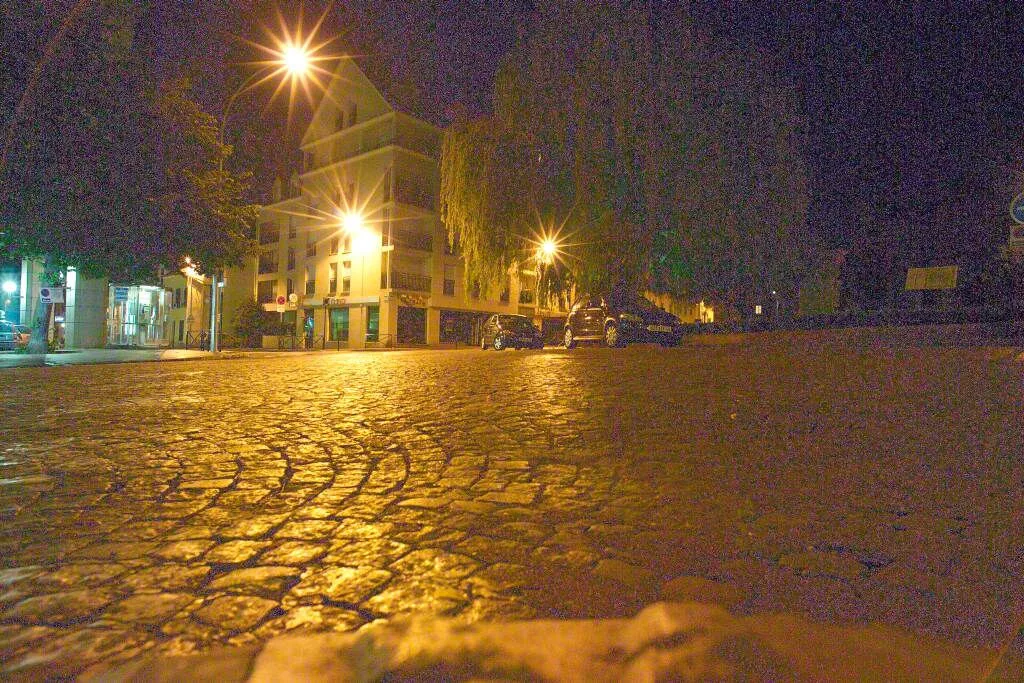
#> input picture images_2/2.1/1.jpg, 1024 x 683 px, found by its file name
$ jupyter execute 'Обработка_изображений_№1.ipynb'
#> lines starting #> are read from the running program, lines starting #| are printed output that depends on the picture
<a href="https://colab.research.google.com/github/Pradeu/miigaik-image-processing/blob/main/%D0%9E%D0%B1%D1%80%D0%B0%D0%B1%D0%BE%D1%82%D0%BA%D0%B0_%D0%B8%D0%B7%D0%BE%D0%B1%D1%80%D0%B0%D0%B6%D0%B5%D0%BD%D0%B8%D0%B9_%E2%84%961.ipynb" target="_parent"></a>

[cell 1]
import numpy as np
import cv2

[cell 2]
img_src = cv2.imread('1.JPG')
#> img_src is the input picture: shape (683, 1024, 3); mean B, G, R 50.1, 82, 112
kernel = np.array([[1, 1, 1, 1, 1],
 [1, 1, 1, 1, 1],
 [1, 1, 1, 1, 1],
 [1, 1, 1, 1, 1],
 [1, 1, 1, 1, 1]])
kernel = kernel/(np.sum(kernel) if np.sum(kernel)!=0 else 1)
img_rst = cv2.filter2D(img_src,-1,kernel)
cv2.imwrite('result_1.jpg',img_rst)
#> Out = True

[cell 3]
img_src = cv2.imread('1.JPG')
kernel = np.array([[0.0, -1.0, 0.0],
 [-1.0, 4.0, -1.0],
 [0.0, -1.0, 0.0]])
kernel = kernel/(np.sum(kernel) if np.sum(kernel)!=0 else 1)
img_rst = cv2.filter2D(img_src,-1,kernel)
cv2.imwrite('result_1_1.jpg',img_rst)
#> Out = True

[cell 4]
img_src = cv2.imread('1.JPG')
kernel = np.array([[-1, 0, 1, -3, 2],
 [4, -3, 1, 0, 0],
 [3, -5, 1, 2, -1]])
kernel = kernel/(np.sum(kernel) if np.sum(kernel)!=0 else 1)
img_rst = cv2.filter2D(img_src,-1,kernel)
cv2.imwrite('result_1_custom.jpg',img_rst)
#> Out = True

[cell 5]
img_src = cv2.imread('2.jpg')
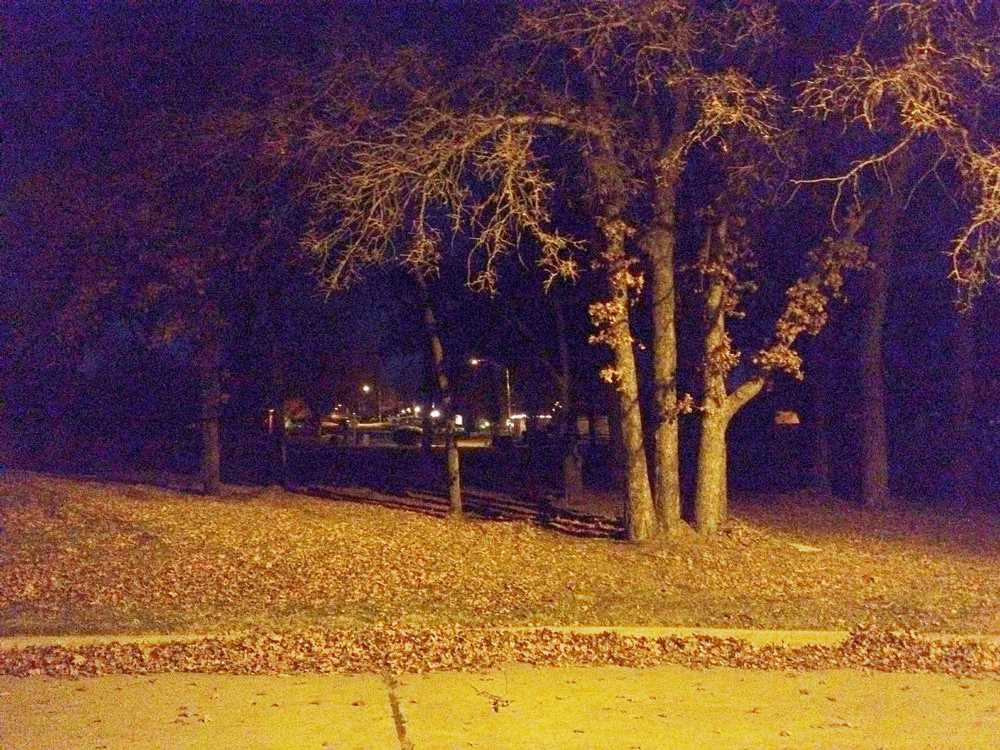
#> input picture images_2/2.1/2.jpg, 1000 x 750 px, found by its file name
#> img_src is the input picture: shape (750, 1000, 3); mean B, G, R 60.7, 68.5, 105.2
kernel = np.array([[1, 1, 1, 1, 1],
 [1, 1, 1, 1, 1],
 [1, 1, 1, 1, 1],
 [1, 1, 1, 1, 1],
 [1, 1, 1, 1, 1]])
kernel = kernel/(np.sum(kernel) if np.sum(kernel)!=0 else 1)
img_rst = cv2.filter2D(img_src,-1,kernel)
#> img_rst: shape (750, 1000, 3)
cv2.imwrite('result_2.jpg',img_rst)
#> Out = True

[cell 6]
img_src = cv2.imread('2.jpg')
kernel = np.array([[0.0, -1.0, 0.0],
 [-1.0, 4.0, -1.0],
 [0.0, -1.0, 0.0]])
kernel = kernel/(np.sum(kernel) if np.sum(kernel)!=0 else 1)
img_rst = cv2.filter2D(img_src,-1,kernel)
cv2.imwrite('result_2_2.jpg',img_rst)
#> Out = True

[cell 7]
img_src = cv2.imread('2.jpg')
kernel = np.array([[-1, 0, 1, -3, 2],
 [4, -3, 1, 0, 0],
 [3, -5, 1, 2, -1]])
kernel = kernel/(np.sum(kernel) if np.sum(kernel)!=0 else 1)
img_rst = cv2.filter2D(img_src,-1,kernel)
cv2.imwrite('result_2_custom.jpg',img_rst)
#> Out = True

[cell 8]
img_src = cv2.imread('3.jpg')
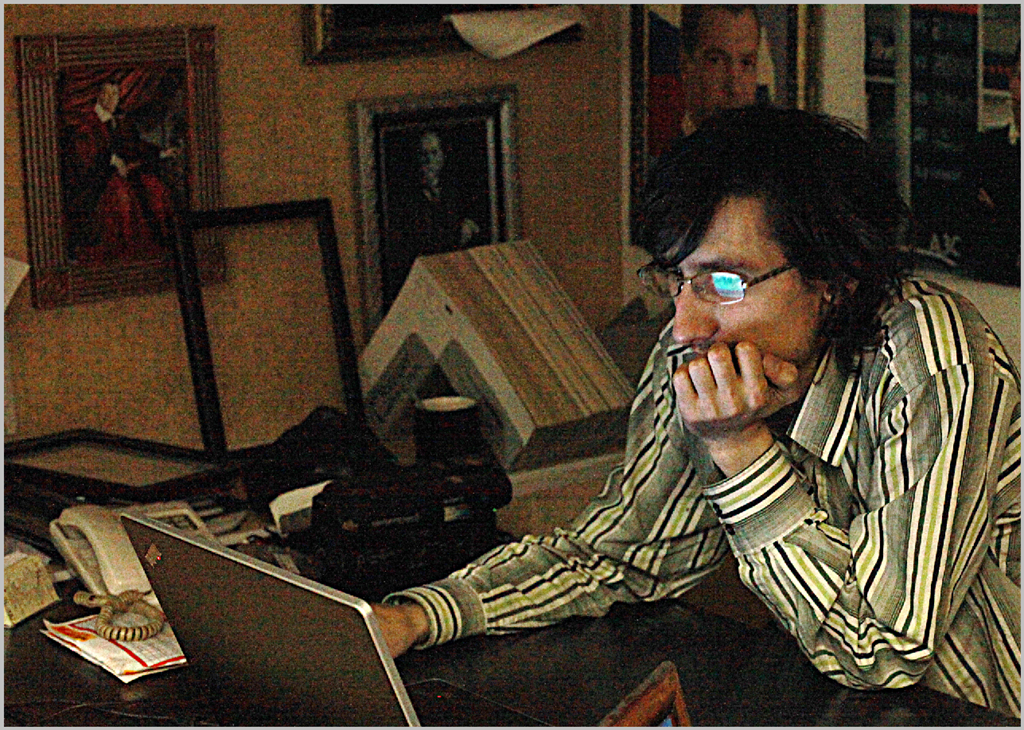
#> input picture images_2/2.1/3.jpg, 1024 x 730 px, found by its file name
#> img_src is the input picture: shape (730, 1024, 3); mean B, G, R 42.2, 59, 72
kernel = np.array([[1, 1, 1, 1, 1],
 [1, 1, 1, 1, 1],
 [1, 1, 1, 1, 1],
 [1, 1, 1, 1, 1],
 [1, 1, 1, 1, 1]])
kernel = kernel/(np.sum(kernel) if np.sum(kernel)!=0 else 1)
img_rst = cv2.filter2D(img_src,-1,kernel)
#> img_rst: shape (730, 1024, 3)
cv2.imwrite('result_3.jpg',img_rst)
#> Out = True

[cell 9]
img_src = cv2.imread('3.jpg')
kernel = np.array([[0.0, -1.0, 0.0],
 [-1.0, 4.0, -1.0],
 [0.0, -1.0, 0.0]])
kernel = kernel/(np.sum(kernel) if np.sum(kernel)!=0 else 1)
img_rst = cv2.filter2D(img_src,-1,kernel)
cv2.imwrite('result_3_3.jpg',img_rst)
#> Out = True

[cell 10]
img_src = cv2.imread('3.jpg')
kernel = np.array([[-1, 0, 1, -3, 2],
 [4, -3, 1, 0, 0],
 [3, -5, 1, 2, -1]])
kernel = kernel/(np.sum(kernel) if np.sum(kernel)!=0 else 1)
img_rst = cv2.filter2D(img_src,-1,kernel)
cv2.imwrite('result_3_custom.jpg',img_rst)
#> Out = True

[cell 11]
img_src = cv2.imread('4.jpg')
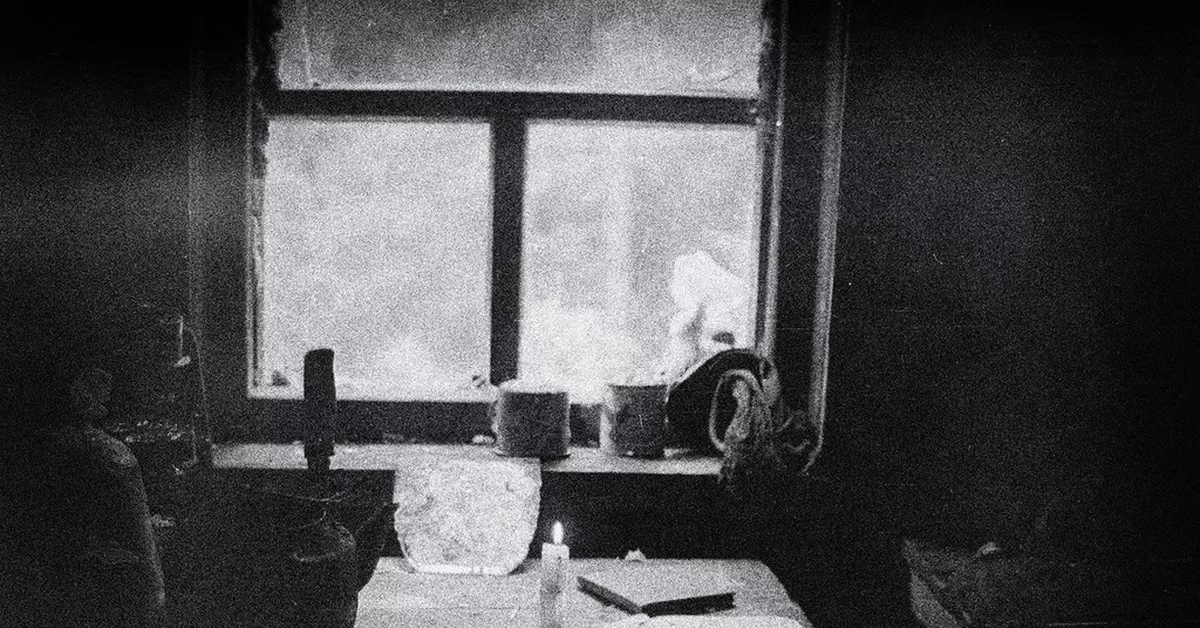
#> input picture images_2/2.1/4.jpg, 1200 x 628 px, found by its file name
#> img_src is the input picture: shape (628, 1200, 3); mean B, G, R 77.6, 75.5, 75.8
kernel = np.array([[1, 1, 1, 1, 1],
 [1, 1, 1, 1, 1],
 [1, 1, 1, 1, 1],
 [1, 1, 1, 1, 1],
 [1, 1, 1, 1, 1]])
kernel = kernel/(np.sum(kernel) if np.sum(kernel)!=0 else 1)
img_rst = cv2.filter2D(img_src,-1,kernel)
#> img_rst: shape (628, 1200, 3)
cv2.imwrite('result_4.jpg',img_rst)
#> Out = True

[cell 12]
img_src = cv2.imread('4.jpg')
kernel = np.array([[0.0, -1.0, 0.0],
 [-1.0, 4.0, -1.0],
 [0.0, -1.0, 0.0]])
kernel = kernel/(np.sum(kernel) if np.sum(kernel)!=0 else 1)
img_rst = cv2.filter2D(img_src,-1,kernel)
cv2.imwrite('result_4_4.jpg',img_rst)
#> Out = True

[cell 13]
img_src = cv2.imread('4.jpg')
kernel = np.array([[-1, 0, 1, -3, 2],
 [4, -3, 1, 0, 0],
 [3, -5, 1, 2, -1]])
kernel = kernel/(np.sum(kernel) if np.sum(kernel)!=0 else 1)
img_rst = cv2.filter2D(img_src,-1,kernel)
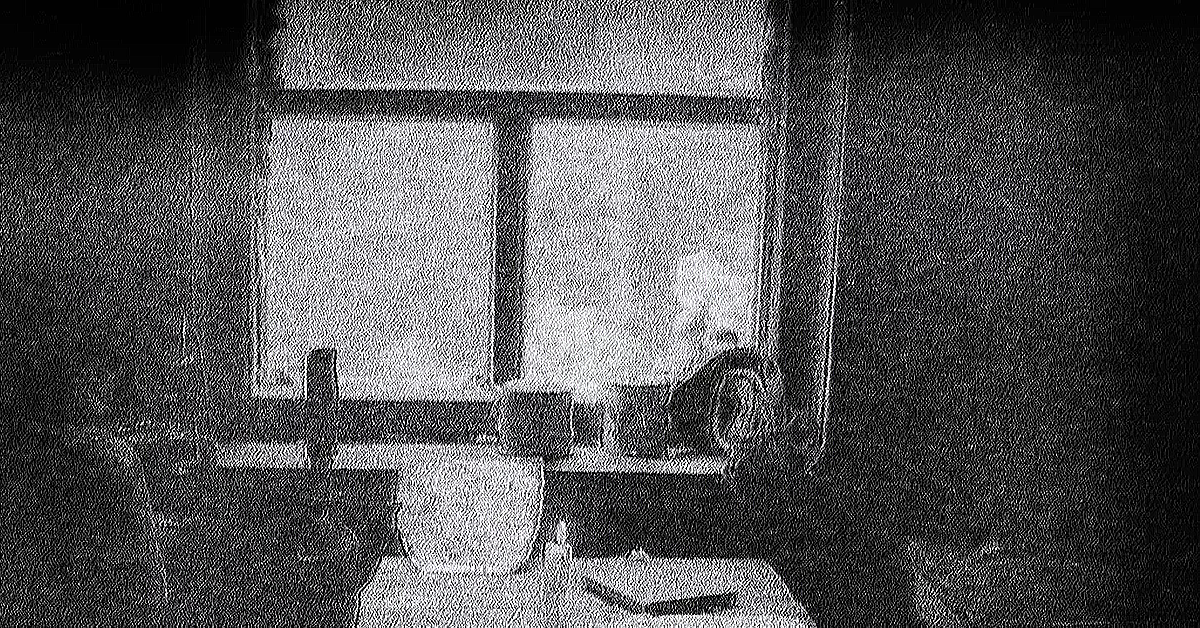
#> img_rst: shape (628, 1200, 3); mean B, G, R 85.4, 84.1, 84.3
cv2.imwrite('result_4_custom.jpg',img_rst)
#> Out = True

[cell 14]
img_src = cv2.imread('5.JPG')
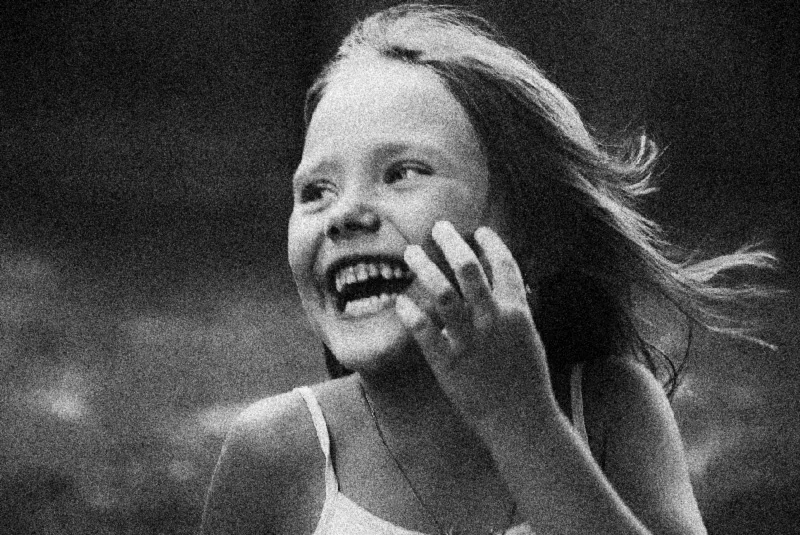
#> input picture images_2/2.1/5.jpg, 800 x 535 px, found by its file name
#> img_src is the input picture: shape (535, 800, 3); mean B, G, R 73.4, 73.4, 73.4
kernel = np.array([[1, 1, 1, 1, 1],
 [1, 1, 1, 1, 1],
 [1, 1, 1, 1, 1],
 [1, 1, 1, 1, 1],
 [1, 1, 1, 1, 1]])
kernel = kernel/(np.sum(kernel) if np.sum(kernel)!=0 else 1)
img_rst = cv2.filter2D(img_src,-1,kernel)
#> img_rst: shape (535, 800, 3)
cv2.imwrite('result_5.jpg',img_rst)
#> Out = True

[cell 15]
img_src = cv2.imread('5.JPG')
kernel = np.array([[0.0, -1.0, 0.0],
 [-1.0, 4.0, -1.0],
 [0.0, -1.0, 0.0]])
kernel = kernel/(np.sum(kernel) if np.sum(kernel)!=0 else 1)
img_rst = cv2.filter2D(img_src,-1,kernel)
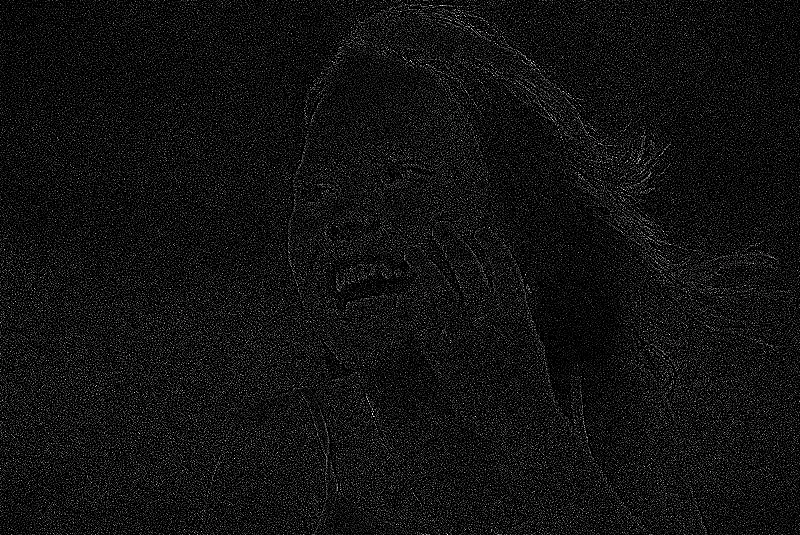
#> img_rst: shape (535, 800, 3); mean B, G, R 17.7, 17.7, 17.7
cv2.imwrite('result_5_5.jpg',img_rst)
#> Out = True

[cell 16]
img_src = cv2.imread('5.JPG')
kernel = np.array([[-1, 0, 1, -3, 2],
 [4, -3, 1, 0, 0],
 [3, -5, 1, 2, -1]])
kernel = kernel/(np.sum(kernel) if np.sum(kernel)!=0 else 1)
img_rst = cv2.filter2D(img_src,-1,kernel)
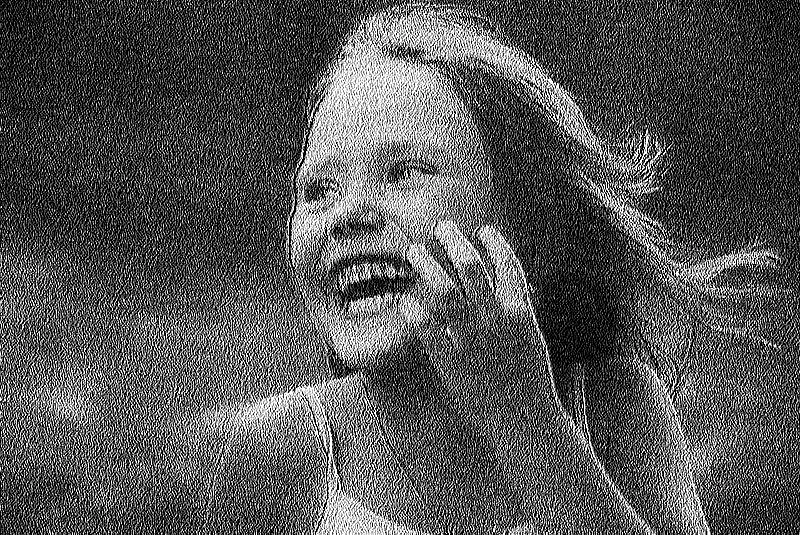
#> img_rst: shape (535, 800, 3); mean B, G, R 85.7, 85.6, 85.7
cv2.imwrite('result_5_custom.jpg',img_rst)
#> Out = True
